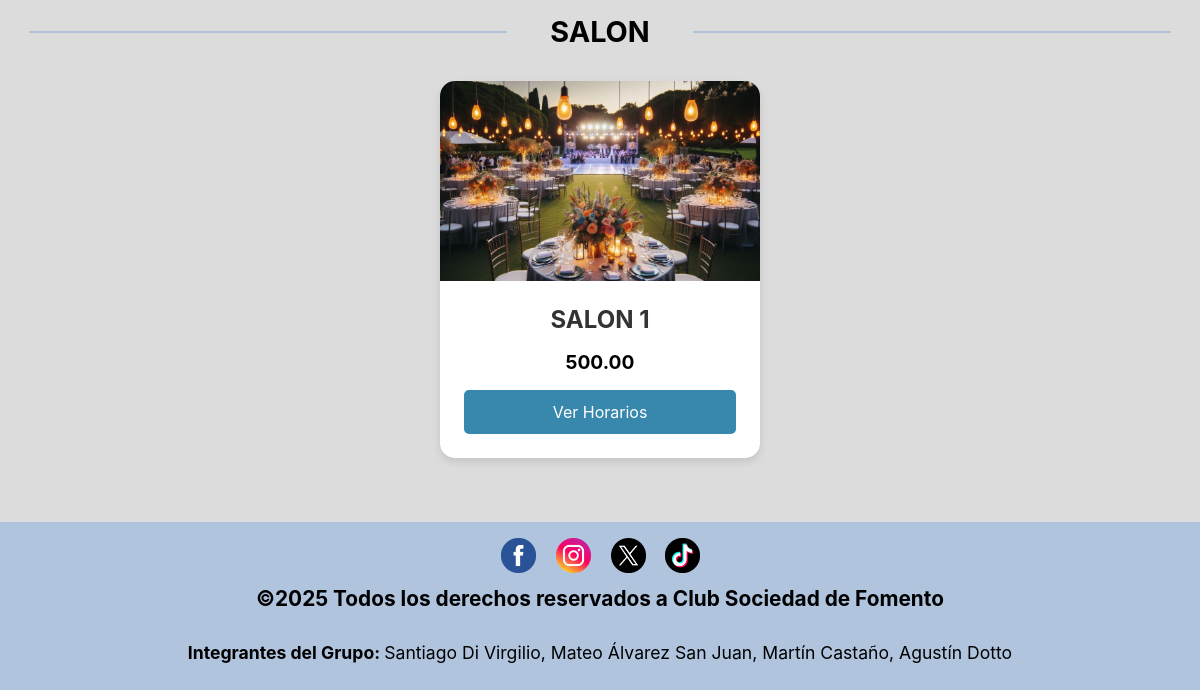
/alquileres.php (lower part), run on an earlier commit of the app's database.
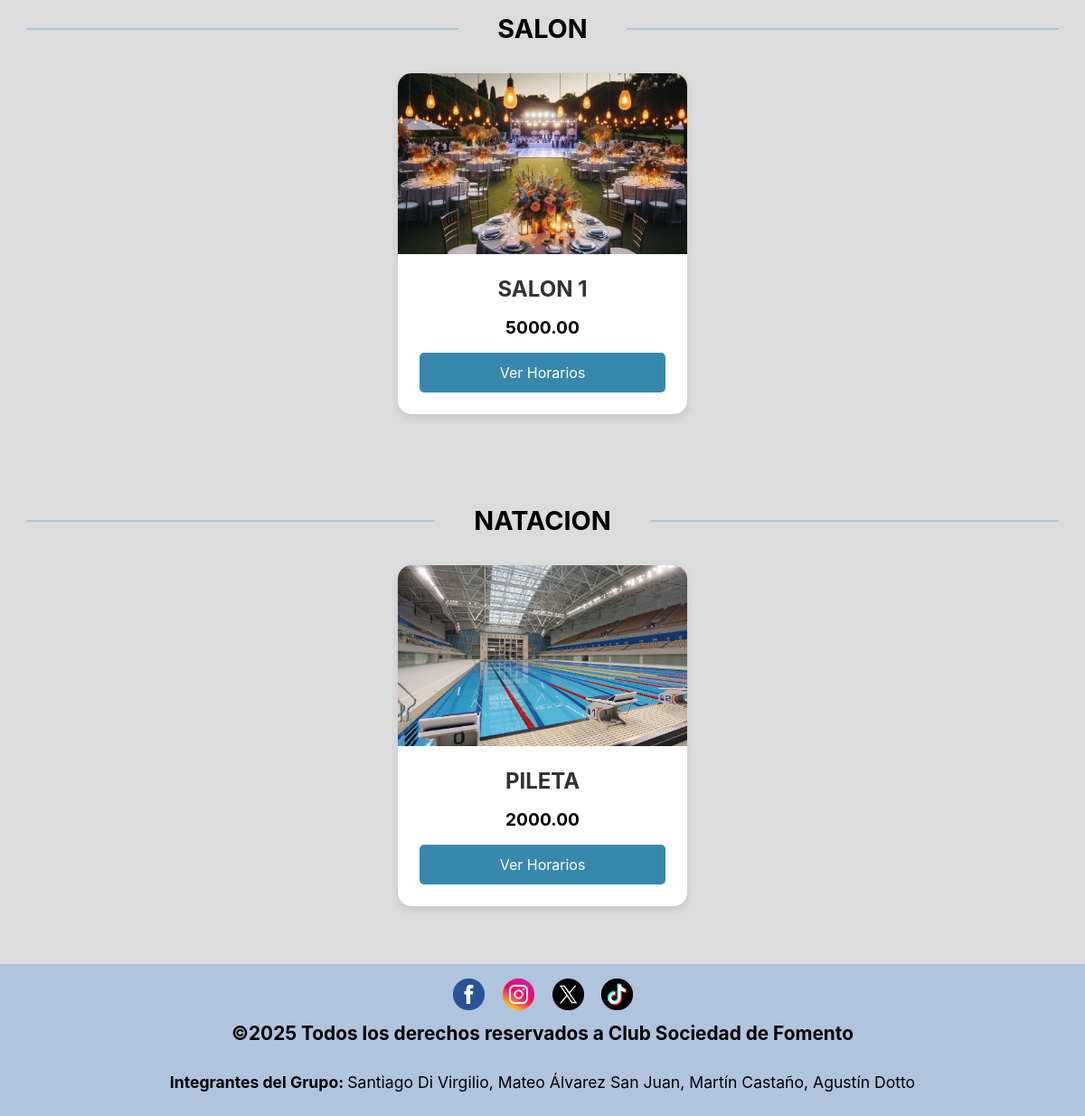
And on a later commit of the database.
### tables this page shows
CREATE TABLE `deportes` (
  `id_deporte` int(5) NOT NULL,
  `nombre` varchar(50) NOT NULL,
  `descripcion` varchar(255) NOT NULL,
  `cupo_maximo` int(5) NOT NULL
);

CREATE TABLE `canchas` (
  `id_cancha` int(5) NOT NULL,
  `nombre` varchar(50) NOT NULL,
  `tipo` varchar(30) NOT NULL,
  `descripcion` varchar(255) NOT NULL,
  `precio_hora` decimal(10,2) NOT NULL
);

### alquileres.php (the view, shortened to what this page needs)
<!DOCTYPE html>
<html lang="es">
<head>
	<link rel="stylesheet" href="https://cdnjs.cloudflare.com/ajax/libs/font-awesome/4.7.0/css/font-awesome.min.css">
	<link rel="stylesheet" type="text/css" href="css/estilos.css">
</head>
<body>
	<?php
    include("conexion.php");
    ?>
<?php
        $conexdeportes = mysqli_query($conexion, "SELECT * FROM deportes");
?>
        <?php while($deportes = mysqli_fetch_assoc($conexdeportes)){?>
            <section class="titulo_deportes" id="<?php echo htmlspecialchars($deportes["nombre"]); ?>">
                <h2><span><?php echo htmlspecialchars($deportes["nombre"]); ?></span></h2>
                <div class="canchas-container">
                    <?php $canchas = mysqli_query($conexion, "SELECT * FROM canchas"); ?>
                    <?php while($varcanchas = mysqli_fetch_assoc($canchas)){?>
                        <?php if($varcanchas["tipo"] == $deportes["nombre"]){?>
                            <div class="cancha-card">
                                <img src="imagenes/<?php echo $varcanchas['tipo'].'.png'; ?>" alt="<?php echo $varcanchas['nombre']; ?>">
                            <div class="cancha-card-body">
                                <h4><?php echo $varcanchas["nombre"]; ?></h4>
                                <p class="precio"><?php echo $varcanchas["precio_hora"]; ?></p>
                                <button class="btn-ver-horarios" data-cancha-id="<?php echo $varcanchas['id_cancha']; ?>" data-cancha-nombre="<?php echo htmlspecialchars($varcanchas['nombre'], ENT_QUOTES); ?>">Ver Horarios</button>
                            </div>
                            </div>
                        <?php }?>
                    <?php }?>
                </div>
            </section>
        <?php }?>
<footer>
<?php
    include("FOOTER.php");
?>
</footer>
</body>
</html>

What changed in the data, as far as the page shows it:
changed canchas "SALON 1": precio_hora "500.00" → "5000.00"
added deportes: nombre "NATACION"
added canchas: tipo (picture), nombre "PILETA", precio_hora "2000.00", shown under "NATACION"
